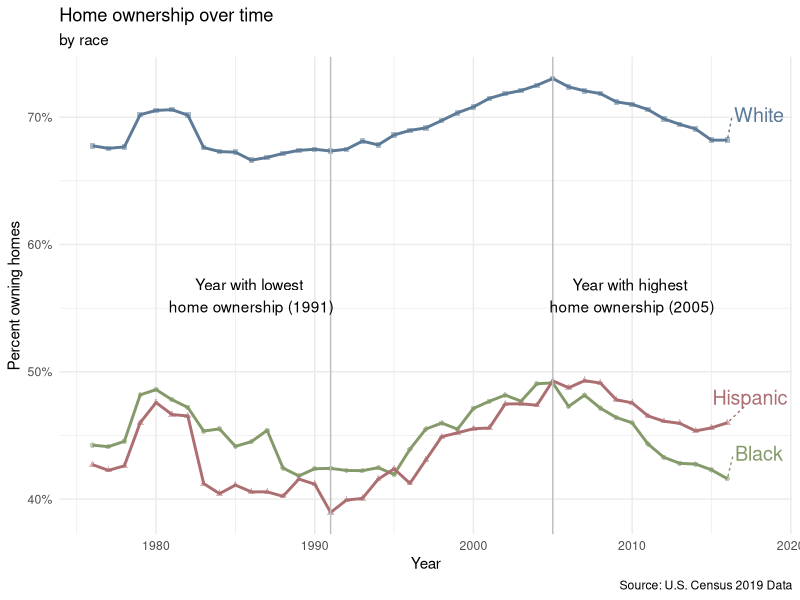
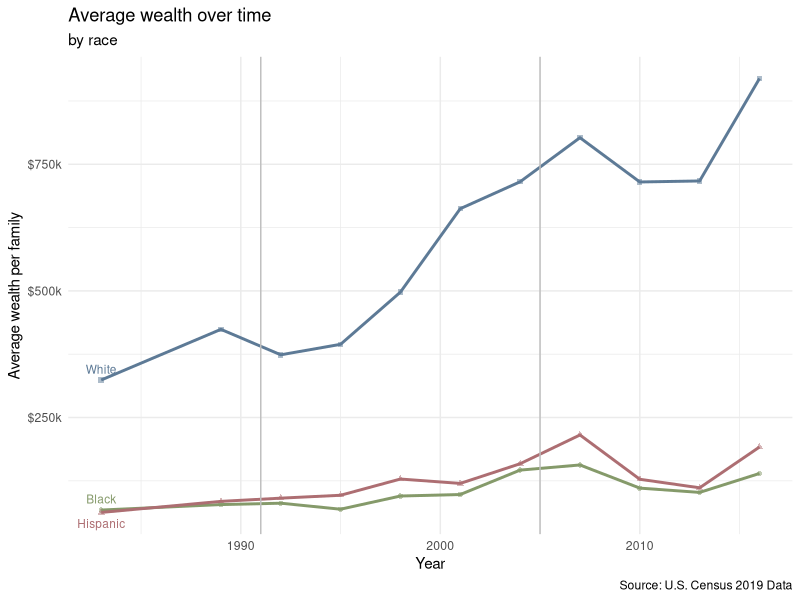
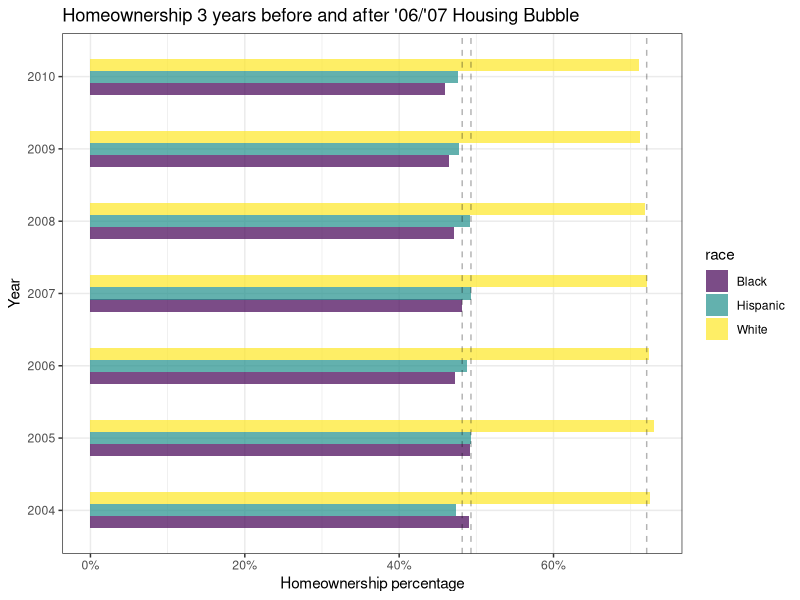
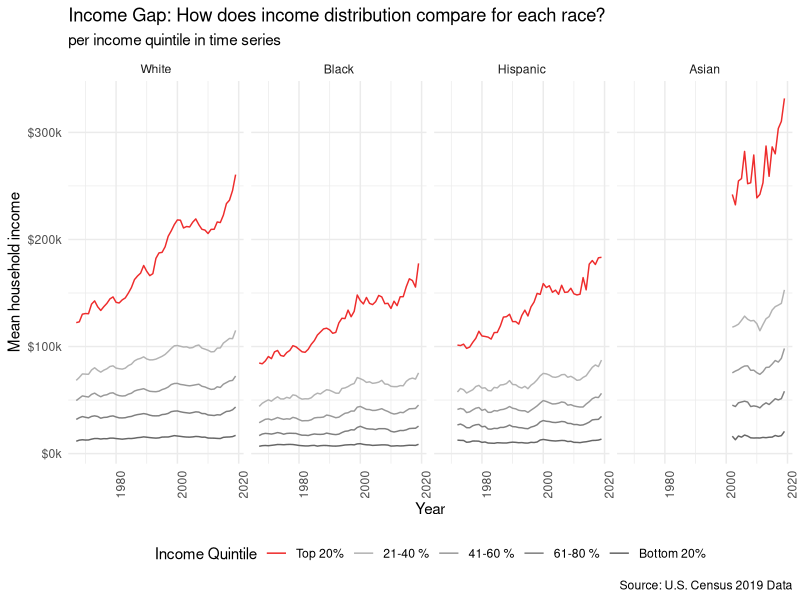
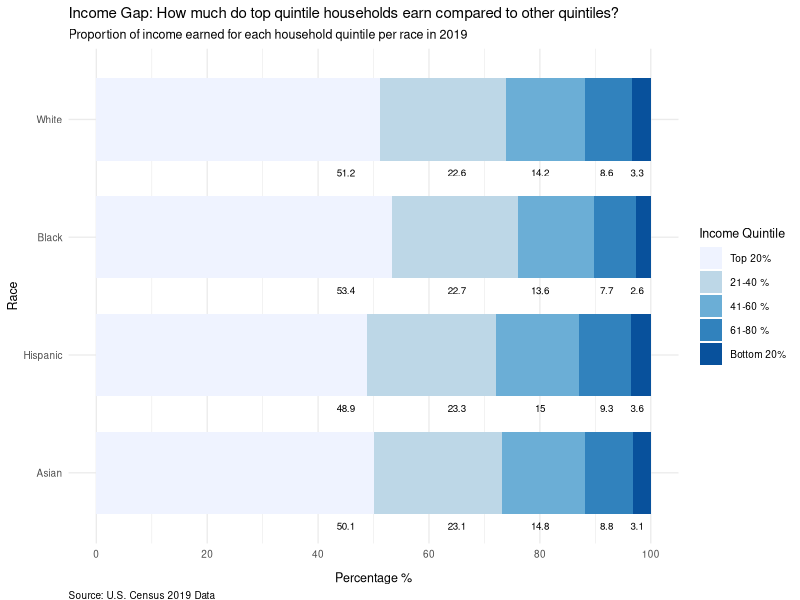

Recreate these plots in R, in order.
## ---- chunk 1
library(tidyverse)
library(viridis)
library(ggrepel)
## ---- chunk 2
income_mean <- read_csv(file = "data/income_mean.csv")
home_owner <- read_csv(file = "data/home_owner.csv")
race_wealth <- read_csv(file = "data/race_wealth.csv")
## ---- chunk 3
lowest_year <- home_owner %>%
  group_by(year) %>%
  summarize(mean_pct_unweighted = mean(home_owner_pct)) %>%
  arrange(mean_pct_unweighted) %>%
  slice(1) %>%
  pull(year)

highest_year <- home_owner %>%
  group_by(year) %>%
  summarize(mean_pct_unweighted = mean(home_owner_pct)) %>%
  arrange(desc(mean_pct_unweighted)) %>%
  slice(1) %>%
  pull(year)

last_year <- home_owner %>%
  group_by(race) %>%
  filter(year == max(year))
## ---- chunk 4
home_owner %>%
  ggplot(
    aes(x = year, y = home_owner_pct, color = race, shape = race)
  ) +
  geom_line(size = 1) +
  geom_point(alpha = 0.5, size = 1.5) +
  geom_vline(aes(xintercept = lowest_year), color = "grey") +
  geom_vline(aes(xintercept = highest_year), color = "grey") +
  annotate(geom = "text",
    x = lowest_year - 5, 
    y = 0.56,
    label = paste0("Year with lowest \nhome ownership (", lowest_year, ")"),
    color = "black"
    ) +
  annotate(
    geom = "text",
    x = highest_year + 5, 
    y = 0.56, 
    label = paste0("Year with highest \nhome ownership (", highest_year, ")"), 
    color = "black"
    ) +
  geom_text_repel(data = last_year,
                  aes(label = race),
                  direction = "y",
                  nudge_x = 2,
                  nudge_y = 0.02,
                  size = 5,
                  segment.linetype = "dotted") +
  scale_color_manual(values = c("#859a6a", "#ad6e72", "#5d7a96")) +
  scale_y_continuous(labels = scales::percent_format(scale = 100)) +
  labs(
    x = "Year",
    y = "Percent owning homes",
    title = "Home ownership over time",
    subtitle = "by race",
    caption = "Source: U.S. Census 2019 Data"
  ) +
  theme_minimal() +
  theme(legend.position = "none")
## ---- chunk 5
first_year <- race_wealth %>%
  filter(type == "Average",
         race != "Non-White",
         year > 1980) %>%
  group_by(race) %>%
  filter(year == min(year))
race_wealth %>%
  filter(type == "Average",
         race != "Non-White",
         year > 1980) %>%
  drop_na() %>%
  group_by(race, year) %>%
  ggplot(aes(x = year, y = wealth_family, color = race, shape = race)) +
  geom_point(alpha = 0.5, size = 1.5) +
  geom_line(size = 1) +
  geom_text_repel(data = first_year,
                  aes(label = race),
                  direction = "y",
                  nudge_y = 1000,
                  size = 3,
                  segment.linetype = "dotted") +
  geom_vline(aes(xintercept = lowest_year), color = "grey") +
  geom_vline(aes(xintercept = highest_year), color = "grey") +
  scale_color_manual(values = c("#859a6a", "#ad6e72", "#5d7a96")) +
  scale_y_continuous(labels = scales::label_number(big.mark = ",", 
                                                   scale = 0.001, 
                                                   suffix = "k",
                                                   prefix = "$")) +
  labs(
    x = "Year",
    y = "Average wealth per family",
    title = "Average wealth over time",
    subtitle = "by race",
    caption = "Source: U.S. Census 2019 Data"
  ) +
  theme_minimal() +
  theme(legend.position = "none")
## ---- chunk 6
 home_owner %>%
  filter(year > "2003", year <= "2010") %>%
  dplyr::group_by(year, race) %>%
  ggplot(aes(x = as.factor(year), y = home_owner_pct, fill = race))+ 
    geom_bar(width = 0.5, position="dodge", stat="identity") +
  coord_flip() + 
  labs(title = "Homeownership 3 years before and after '06/'07 Housing Bubble",
       y = "Homeownership percentage",
       x = "Year")+
  geom_hline(aes(yintercept = 0.7207117), linetype = "dashed", alpha = 0.3)+
  geom_hline(aes(yintercept = 0.4816776), linetype = "dashed", alpha = 0.3)+
  geom_hline(aes(yintercept = 0.4930240), linetype = "dashed", alpha = 0.3) +
  scale_fill_viridis_d(alpha = 0.7)+
  theme_bw() +
  scale_y_continuous(labels = scales::percent_format(scale = 100))

## ---- chunk 7
a <- home_owner %>%
  filter(year >= "2003", year <= "2019") %>%
  dplyr::group_by(year, race) %>%
  ggplot(aes(x = race, y = home_owner_pct, fill = race))+ 
    geom_bar(position = "dodge", stat = "identity") +
  geom_text(aes(label=percent(home_owner_pct,accuracy=0.1)),
            position="stack",vjust= 2)+
  geom_point()+
scale_fill_viridis_d() +
  labs(
    x = "Year",
    y = "Percent owning homes",
    color = "Race",
    shape = "Race",
subtitle = "Homeownership 5-6 years before and after '06/'07 Housing Bubble by race"
  ) +
  theme_minimal() +
  scale_y_continuous(labels = scales::percent_format(scale = 100)) 
#  transition_time(year)+
 # labs(title = "Year: {frame_time}")
#animate(a, end_pause = 30)
## ---- chunk 8
income_mean <- income_mean %>%
  filter(
    !str_detect(race, "Combination"),
    !str_detect(race, "Not Hispanic"),
    !str_detect(race, "All"),
    dollar_type == "2019 Dollars",
    income_quintile != "Top 5%"
    ) %>%
  group_by(year, race, income_quintile) %>%
  summarize(income_dollars =  mean(income_dollars), .groups = "drop") %>%
  mutate(
    race = str_remove(race, ',?\\s(.*)'),
    income_percentile = case_when(
      income_quintile == "Top 5%"   ~ "1st - 5th",
      income_quintile == "Highest"  ~ "Top 20%",
      income_quintile == "Fourth"   ~ "21-40 %",
      income_quintile == "Middle"   ~ "41-60 %",
      income_quintile == "Second"   ~ "61-80 %",
      income_quintile == "Lowest"   ~ "Bottom 20%"),
    income_percentile = ordered(income_percentile, 
                                c("Bottom 20%", "61-80 %", "41-60 %", 
                                    "21-40 %", "Top 20%")),
    race = ordered(race, c("White", "Black", "Hispanic", "Asian")))
## ---- chunk 9
make_perc_table <- function(quintile) {
  return(
    income_mean %>%
      filter(year == 2019) %>%
      group_by(race) %>%
      transmute(income_quintile, 
                percent = income_dollars / sum(income_dollars)) %>%
      filter(income_quintile == quintile)
  )
}

highest_perc_table <- make_perc_table("Highest")
perc_21_40_perc_table <- make_perc_table("Fourth")
perc_41_60_perc_table <- make_perc_table("Middle")
perc_61_80_perc_table <- make_perc_table("Second")
bottom_perc_table <- make_perc_table("Lowest")
## ---- chunk 10
income_mean %>%
  ggplot(
    aes(
      x = year, 
      y = income_dollars, 
      color = income_percentile
      )
  ) +
  geom_line() +
  facet_wrap(. ~ race, nrow = 1) +
  scale_y_continuous(labels = scales::label_number(big.mark = ",", 
                                                   scale = 0.001, 
                                                   suffix = "k",
                                                   prefix = "$")) +
  scale_color_manual(values = c("grey40", "grey50", "grey60", "grey70", 
                                "firebrick2")) +
  labs(
    title = "Income Gap: How does income distribution compare for each race?",
    subtitle = "per income quintile in time series",
    x = "Year", 
    y = "Mean household income", 
    color = "Income Quintile",
    caption = "Source: U.S. Census 2019 Data"
    ) +
  theme_minimal() +
  theme(
    legend.position = "bottom",
    axis.text.x.bottom = element_text(angle = 90)
    ) +
  guides(color = guide_legend(reverse = TRUE))
## ---- chunk 11
income_mean %>%
  filter(year == 2019) %>%
  ggplot(
    aes(x = income_dollars, y = reorder(race, desc(race)))
    ) + 
  geom_bar(
    position = "fill", 
    stat = "identity", 
    aes(fill = income_percentile),
    width = 0.7
    ) +
  geom_text(
    data = highest_perc_table, 
    aes(y = race, label = paste0(round(percent, 3) * 100)),
    x = 0.45, 
    size = 2.5,
    color = "black",
    nudge_y = -0.45
    ) +
  geom_text(
    data = perc_21_40_perc_table, 
    aes(y = race, label = paste0(round(percent, 3) * 100)),
    x = 0.65, 
    size = 2.5,
    color = "black",
    nudge_y = -0.45
    ) +
  geom_text(
    data = perc_41_60_perc_table, 
    aes(y = race, label = paste0(round(percent, 3) * 100)),
    x = 0.80, 
    size = 2.5,
    color = "black",
    nudge_y = -0.45
    ) +
  geom_text(
    data = perc_61_80_perc_table, 
    aes(y = race, label = paste0(round(percent, 3) * 100)),
    x = 0.92, 
    size = 2.5,
    color = "black",
    nudge_y = -0.45
    ) +
  geom_text(
    data = bottom_perc_table, 
    aes(y = race, label = paste0(round(percent, 3) * 100)),
    x = 0.975, 
    size = 2.5,
    color = "black",
    nudge_y = -0.45
    ) +
  scale_fill_brewer(type = "seq", palette = "Blues", direction = -1) +
  labs(
    title = "Income Gap: How much do top quintile households earn compared to other quintiles?",
    subtitle = "Proportion of income earned for each household quintile per race in 2019",
    x = "Percentage %", 
    y = "Race", 
    fill = "Income Quintile",
    caption = "Source: U.S. Census 2019 Data"
    ) +
  scale_colour_viridis_d() +
  scale_x_continuous(
    labels = scales::label_number(
      big.mark = ",", 
      scale = 100, 
      suffix = "", 
      prefix = ""
      ),
    breaks = seq(-0.2, 1.2, 0.2)
    ) +
  guides(fill = guide_legend(reverse = TRUE)) +
  theme_minimal(base_size = 10) +
  theme(
    text = element_text(size = 9),
    axis.title.x = element_text(vjust = -2),
    plot.caption = element_text(vjust = -3, hjust = 0))
